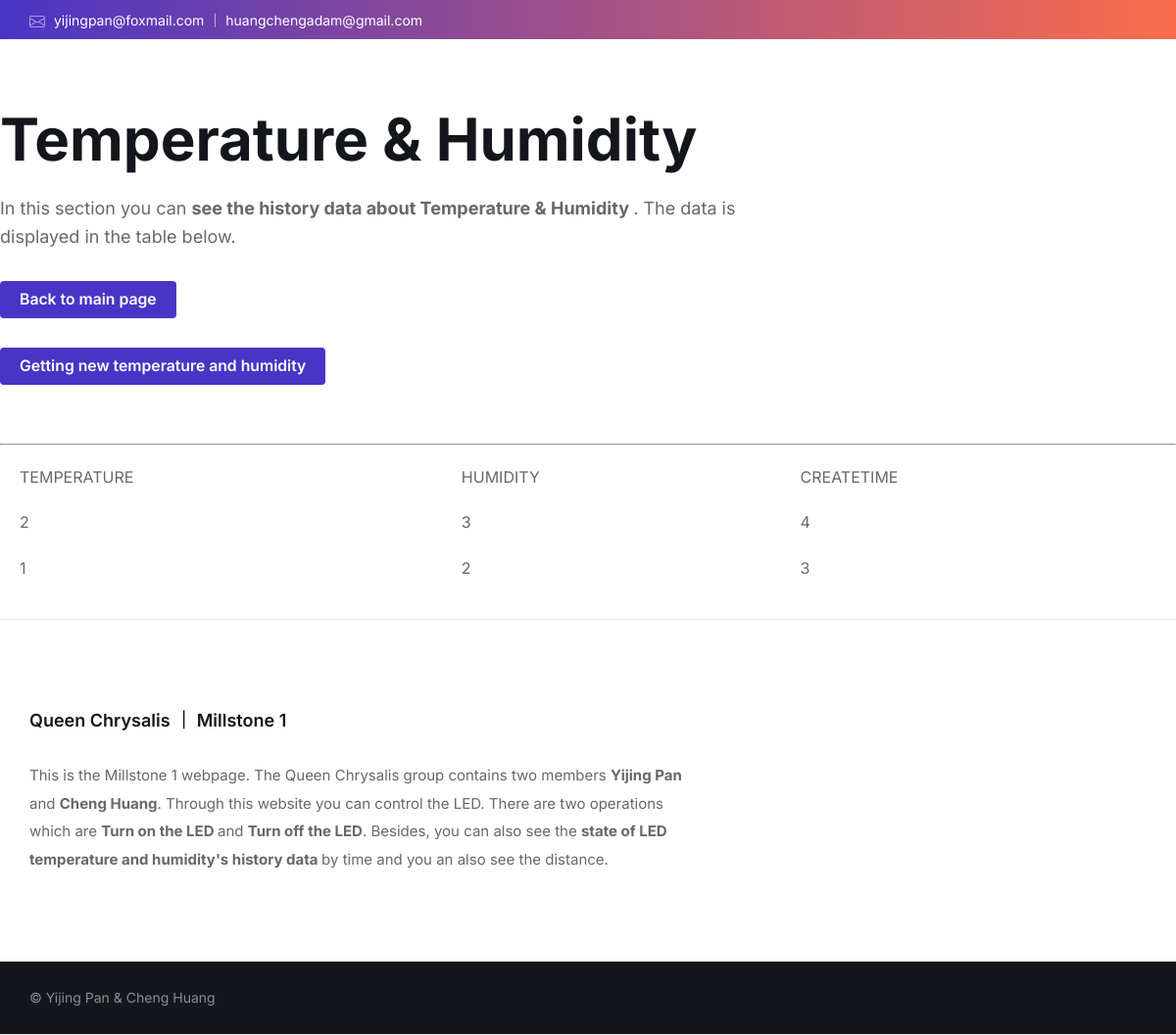
The app's page /historyData, older data.
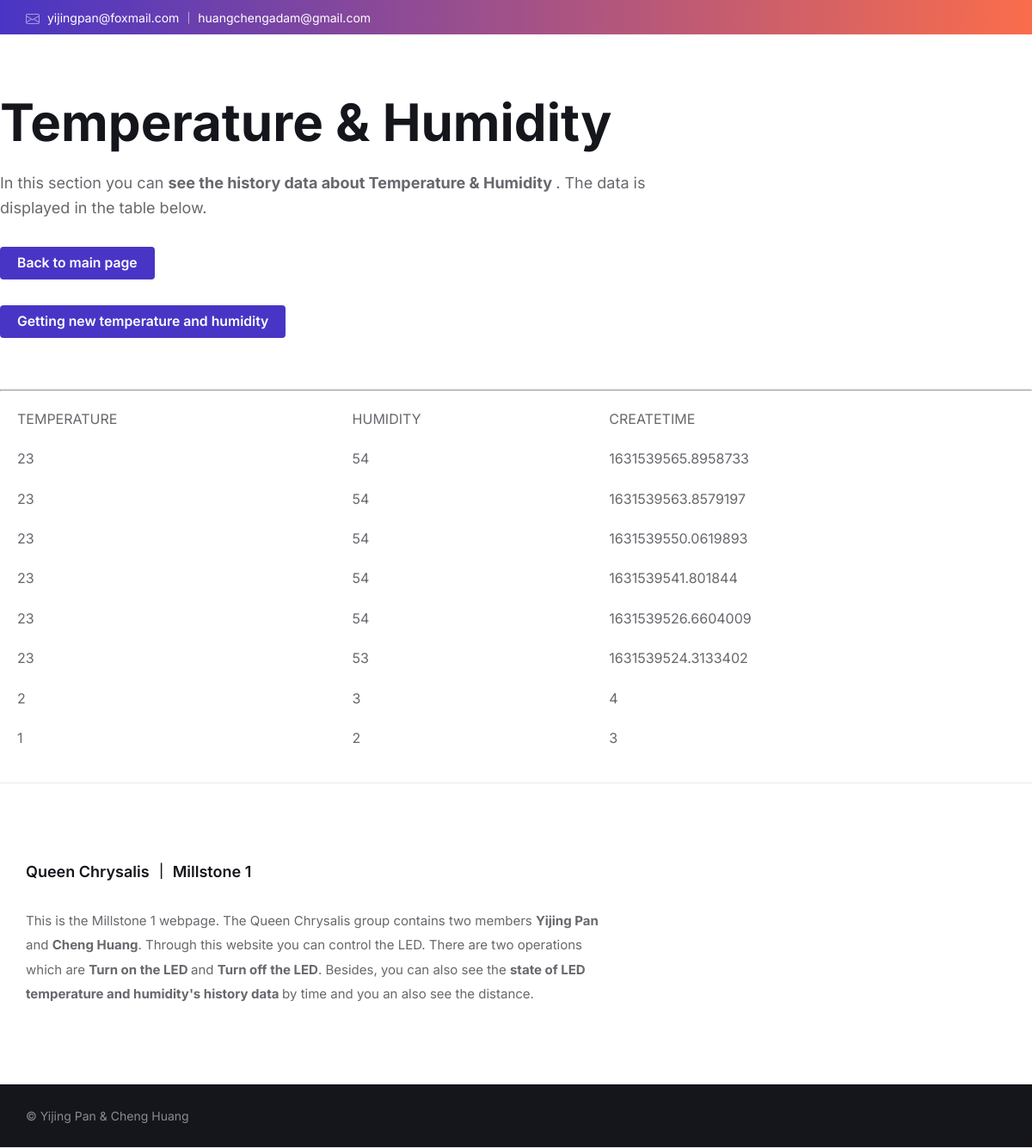
The same page, newer data.
### tables this page shows
CREATE TABLE "history_data" (
	"id"	INTEGER NOT NULL,
	"temperature"	NUMERIC NOT NULL,
	"humidity"	NUMERIC NOT NULL,
	"create_time"	TEXT NOT NULL,
	PRIMARY KEY("id" AUTOINCREMENT)
);

### app.py (the view)
@app.route("/historyData")
def histiryData():
    conn = sqlite3.connect(db_file)
    cur = conn.cursor()
    history_data = cur.execute("select * from history_data order by id desc")
    history_data_list = []
    for data in history_data:
        history_data_list.append(data)
    conn.close()
    templateData = {
        'historyData': history_data_list
    }
    return render_template('historyData.html', **templateData)

### templates/historyData.html (shortened to what the changed rows need)
<!DOCTYPE html>
<html lang="en">
<head>
		<link rel="stylesheet" type="text/css" href="../static/assets/css/general.css">
        <link rel="stylesheet" type="text/css" href="../static/assets/css/color-schemes/default.css">
		<link rel="stylesheet" type="text/css" href="../static/style.css">
</head>
<body>
	<div id="wrapper">
			<header id="header" class="header--has-logo header--has-topbar header--has-search header--has-social-links header--sticky">
			<header class="main-header">
                        <div class="main-header__inner">
                            <h1 class="main-header__title">Temperature & Humidity</h1>
                        </div>
			</header>
            <div class="col-md-12 mt">
             <div class="content-panel">
              <table class="table table-hover">
                <thead>
                  <tr>
                    <th>Temperature</th>
                    <th>Humidity</th>
                    <th>CreateTime</th>
                  </tr>
                </thead>
                <tbody>
                {% for item in historyData %}
                <tr>
                    <td>{{ item[1] }}</td>
                    <td>{{ item[2] }}</td>
                    <td>{{ item[3] }}</td>
                </tr>
                {% endfor %}
                </tbody>
              </table>
            </div>
          </div>
			</header>
		</div>
</body>
</html>

Row changes from the older to the newer data that the page shows:
added history_data: temperature "23", humidity "54", create_time "1631539565.8958733"
added history_data: temperature "23", humidity "54", create_time "1631539563.8579197"
added history_data: temperature "23", humidity "54", create_time "1631539550.0619893"
added history_data: temperature "23", humidity "54", create_time "1631539541.801844"
added history_data: temperature "23", humidity "54", create_time "1631539526.6604009"
added history_data: temperature "23", humidity "53", create_time "1631539524.3133402"
